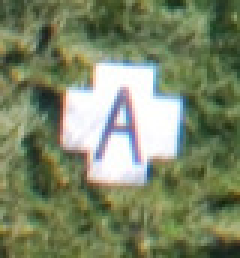
#> input picture ground/interop/client/interop/testdata/A.jpg, 80 x 86 px (shown 3 times larger)
$ python -i KMEANS.py   (imports and definitions only)   (older library calls are emulated)
#> lines starting #> are read from the running program, lines starting #| are printed output that depends on the picture
#> further down, picture is the input picture: shape (86, 80, 3); mean B, G, R 102.6, 133.8, 122.8
from __future__ import division
import numpy as np
import scipy.cluster as spc
import scipy.ndimage.morphology as spm
import cv2

import TargetGenerator.global_settings as gs

VISUALIZE = False


def innerMost(R, shape_colors_map, shape_indices):
    mean_0 = R.ravel()[shape_indices[shape_colors_map == 0]].mean()
    mean_1 = R.ravel()[shape_indices[shape_colors_map == 1]].mean()
    if mean_0 < mean_1:
        inner_index = 0
    else:
        inner_index = 1

    return inner_index


def getLetterMask_scipy(img):
    """Calculate the mask """

    #
    # Calculate distance map.
    #
    w, h = img.shape[:2]
#> w = 86; h = 80
    X, Y = np.mgrid[:h, :w]
    R = np.sqrt((X-w/2)**2 + (Y-h/2)**2)

    #
    # Divide the crop to two colors.
    #
    img_vectors = img.reshape((-1, 3)).astype(np.float)
    colors, dist = spc.vq.kmeans(img_vectors, 2)
#> colors = [[237.5, 234.4, 232.6], [76.18, 114.1, 101.3]]; dist = 42.84
    color_map, _ = spc.vq.vq(img_vectors, colors)
#> color_map = 6880 values, max 1 at index 0, min 0 at index 1469, mean 0.836

    #
    # Assuming a tight crop the target should occupy most of the crop.
    #
    img_indices = np.arange(w*h)
#> img_indices = 6880 values from 0 to 6879
    shape_index = innerMost(R, color_map, img_indices)
#> in innerMost, `mean_0 = R.ravel()[shape_indices[shape_colors_map == 0]].mean()`: mean_0 = 25.19
#> in innerMost, `mean_1 = R.ravel()[shape_indices[shape_colors_map == 1]].mean()`: mean_1 = 33.29
#> shape_index = 0
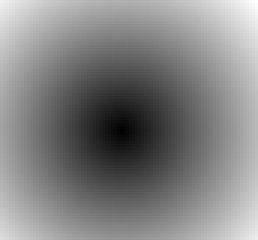
#> R: shape (80, 86) float64 (shown 3 times larger); min 0, max 62.24, mean 32; drawn with min black and max white

    #
    # Smooth the map to remove noise.
    # Erode it to remove the border of the shape that might damage the
    # segmentation to shape and letter.
    #
    shape_mask = np.zeros(img.shape[:2], dtype=np.uint8)
    shape_mask.ravel()[color_map == shape_index] = 1
    shape_mask = cv2.medianBlur(shape_mask, ksize=15)
    kernel = np.ones((5, 5), np.uint8)
    shape_mask = cv2.erode(shape_mask, kernel, iterations=1)

    #
    # Fill holes (incase the color of the letter is similar to the background.)
    #
    shape_mask = spm.binary_fill_holes(shape_mask)

    #
    #
    #
    shape_indices = np.arange(shape_mask.size)[shape_mask.ravel() == 1]
#> shape_indices = 816 values from 1879 to 4680

    #
    # Split the shape in two colors.
    #
    shape_vectors = img_vectors[shape_mask.ravel() == 1]
#> shape_vectors = 816 rows, first 8: [246, 255, 251], [254, 253, 255], [255, 254, 255], [250, 252, 252], [252, 253, 251], [254, 255, 248], [248, 253, 255], [254, 255, 253]
    shape_colors, dist = spc.vq.kmeans(shape_vectors, 2)
#> shape_colors = [[184.8, 150.2, 151.5], [249.2, 248.1, 247.4]]; dist = 20.46
    shape_colors_map, _ = spc.vq.vq(shape_vectors, shape_colors)
#> shape_colors_map = 816 values, max 1 at index 0, min 0 at index 55, mean 0.799
#> (the run stopped early here; a loop or call above may not have finished)
